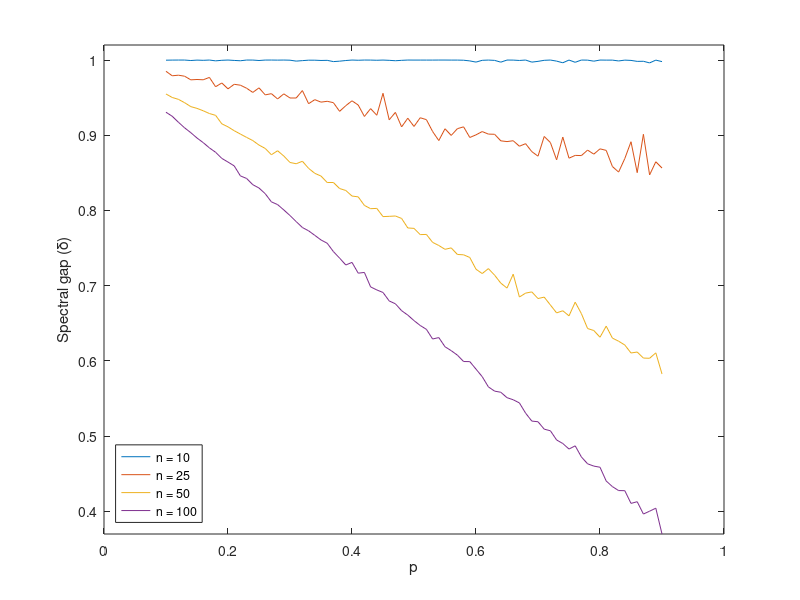

Here is the MATLAB script that generated this plot: (Note: this script raises an error after producing the figure.)
% Exercício 3

close all;
clear;
clc;

% Parâmetros do modelo
% N = [10];
N = [10 25 50 100];
prob = 0.10:0.01:0.90;

figure()
hold on

for j=1:numel(N)
    n = N(j);
    
    for k=1:numel(prob)

        p = prob(k);

        % Criação da matriz de transição
        A(1:n-1,1) = 1-p;
        B = p*eye(n-1);
        C = zeros(1,n);
        C(1) = 1-p;
        C(n) = p;
        P = [A, B; C];

        % Criação do modelo
        mc = dtmc(P);

        % Distribição estacionária
        % pi = asymptotics(mc);

        % Vão espectral
        e = sort(eig(P));
        e2 = e(1:n-1,1);
        lambmax = max(abs(e2));
        delta(k) = 1-lambmax;
    end

    % Plotagem
    leg = sprintf('n = %d',n);
    plot(prob, delta, 'DisplayName', leg)
    
end

hold off
legend('Location', 'southwest')
box
xlim([0 1])
ylim([-inf 1.02])
xlabel('p')
ylabel('Spectral gap (\delta)')
save2pdf('q3-2.pdf');